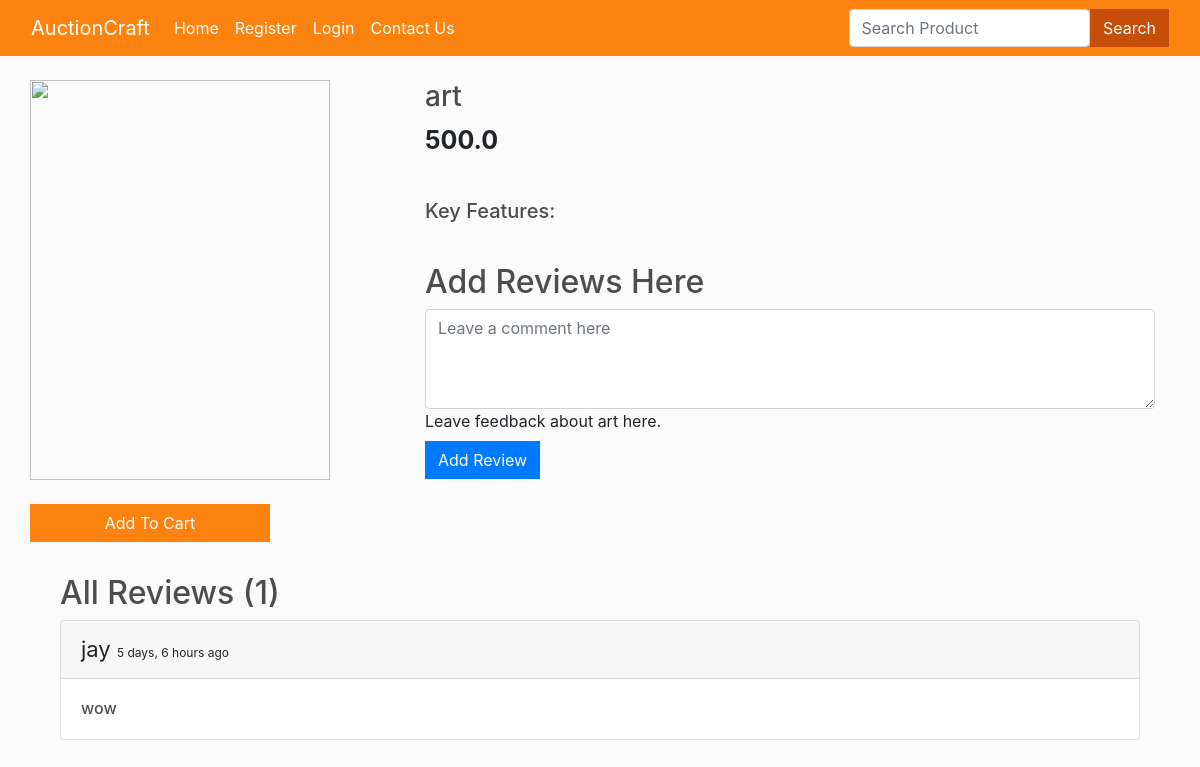
Page /product_view/1/ on the committed database.
### users/models.py (models this page shows, shortened)
class AuctionItem(models.Model):
    seller = models.ForeignKey(User, on_delete=models.CASCADE)
    name = models.CharField(max_length=100)
    price = models.FloatField()
    image = CloudinaryField('image')

class AuctionItemReview(models.Model):
    customer = models.ForeignKey(Customer, on_delete=models.CASCADE)
    product = models.ForeignKey(AuctionItem, on_delete=models.CASCADE)
    content = models.TextField()
    datetime = models.DateTimeField(default=now)

class Customer(models.Model):
    user = models.OneToOneField(User, on_delete=models.CASCADE)
    name = models.CharField(max_length=100)
    email = models.CharField(max_length=100)
    phone_number = models.CharField(max_length=10, null=True, blank=True)
    added_items = models.ManyToManyField('AuctionItem', related_name='sellers', blank=True)
    def __str__(self):
        return str(self.user)

### users/views.py (the view, shortened to what this page needs)
# urls.py: path("product_view/<int:myid>/", views.product_view, name="product_view"),
def product_view(request, myid):
    product = AuctionItem.objects.filter(id=myid).first()
    feature = AuctionItemFeature.objects.filter(product=product)
    reviews = AuctionItemReview.objects.filter(product=product)
    data = cartData(request)
    items = data['items']
    order = data['order']
    cartItems = data['cartItems']
    return render(request, "users/items.html", {'product': product, 'cartItems': cartItems, 'feature': feature, 'reviews': reviews})

### users/inherit.py (called while the page is built)
def cartData(request):
    if request.user.is_authenticated:
        customer = request.user.customer
        order, created = Purchase.objects.get_or_create(customer=customer, complete=False)
        items = order.purchaseitem_set.all()
        cartItems = order.get_cart_items
    else:
        items = []
        order = {'get_cart_total':0, 'get_cart_items':0}
        cartItems = order['get_cart_items']
    return {'cartItems':cartItems, 'items':items, 'order':order}

### users/templates/users/items.html (shortened to what this page needs)
{% extends 'users/base.html' %}
{% load static %}
{% block body %}
{% load humanize %}
<div class="container mt-4">
	<div class="row">
		<div class="col-md-4">
			<div class="row">
				<img src="{{ product.image.url }}" alt="" style="width: 300px; height: 400px;">
			</div>
			<br>
			<div class="row">
				<button data-product="{{product.id}}" data-action="add" class="btn add-btn update-cart"
					style="background-color: #FD8311; color: white; width: 15rem;">Add To Cart</button>
			</div>
			<br>
		</div>
		<div class="col-md-8">
			<h3>{{product.name}}</h3>
			<p style="font-size: 25px;"><b>{{product.price}}</b></p>
			<br>
			<h5>Key Features:</h5>
			<br>
			<h2>Add Reviews Here</h2>
			<form method="POST" action="/product_view/{{product.id}}/">
				<div class="form-floating">
					<textarea class="form-control" placeholder="Leave a comment here" id="floatingTextarea2" style="height: 100px"
						id="content" name="content"></textarea>
					<label for="floatingTextarea2">Leave feedback about {{product.name}} here.</label>
					<br>
					<button type="submit" class="btn btn-primary">Add Review</button>
				</div>
			</form>
		</div>
	</div>
	<div class="container mt-2">
		<h2>All Reviews ({{reviews.count}})</h2>
		{% for review in reviews %}
		<div class="card">
			<div class="card-header">
				<span style="font-size: 22px;">{{review.customer}} </span> <span
					style="font-size: 12px;">{{review.datetime | naturaltime}}</span>
			</div>
			<div class="card-body">
				<h6 class="card-text">{{review.content}}</h6>
			</div>
		</div>
		<br>
		{% endfor %}
	</div>
</div>
{% endblock %}

### users/static/css/base.css (style rules this page uses)
body { background-color: hsl(0, 0%, 98%); }
h1, h2, h3, h4, h5, h6 { color: hsl(0, 0%, 30%); }
.btn { border-radius: 0; }

### rows in the picture
AuctionItem: name "art", price "500.0"
AuctionItemReview: customer "jay", datetime "5 days, 6 hours ago", content "wow"

### other values in the picture
{{ reviews.count }} "1"
